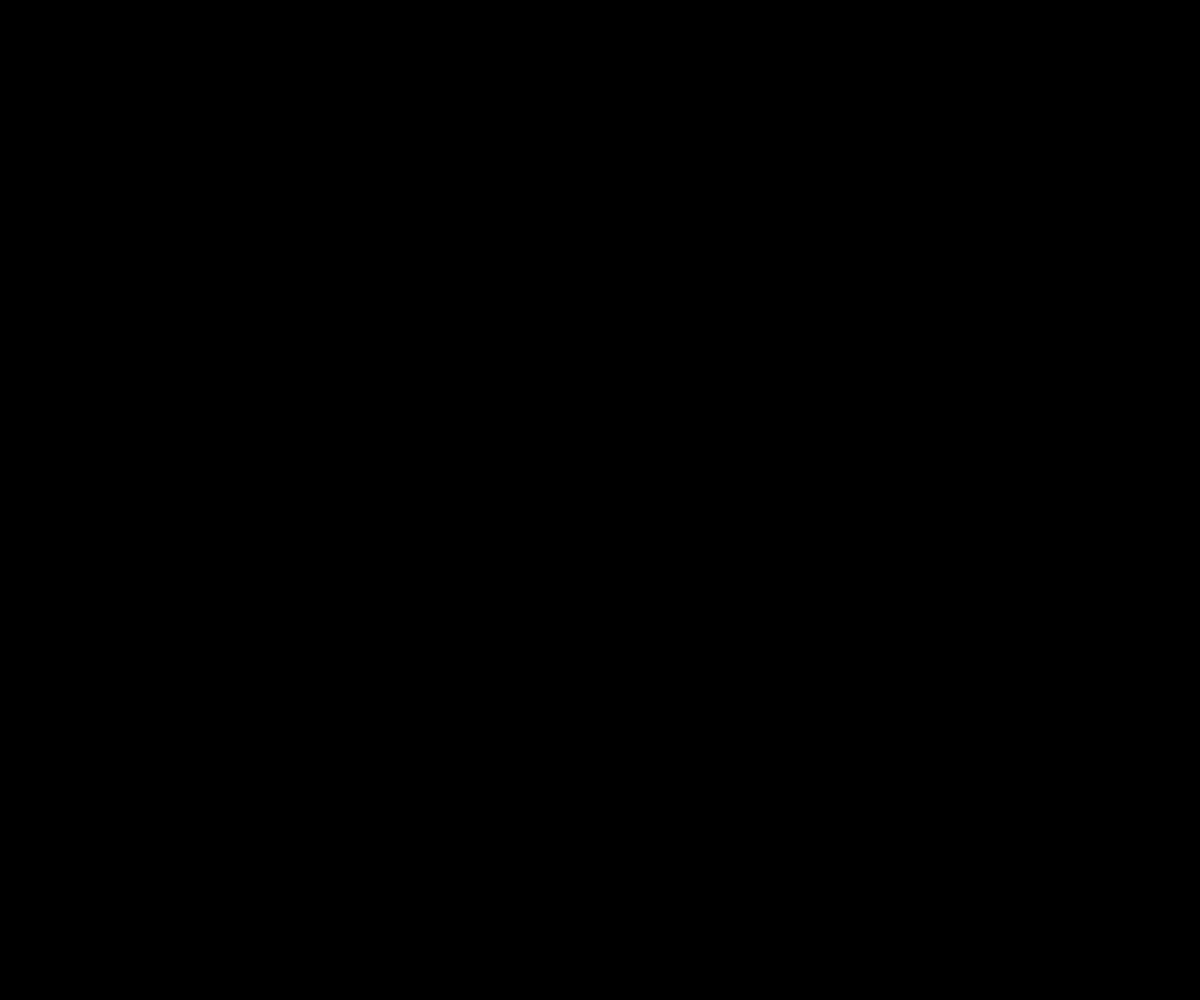
Frame 1 (no input)
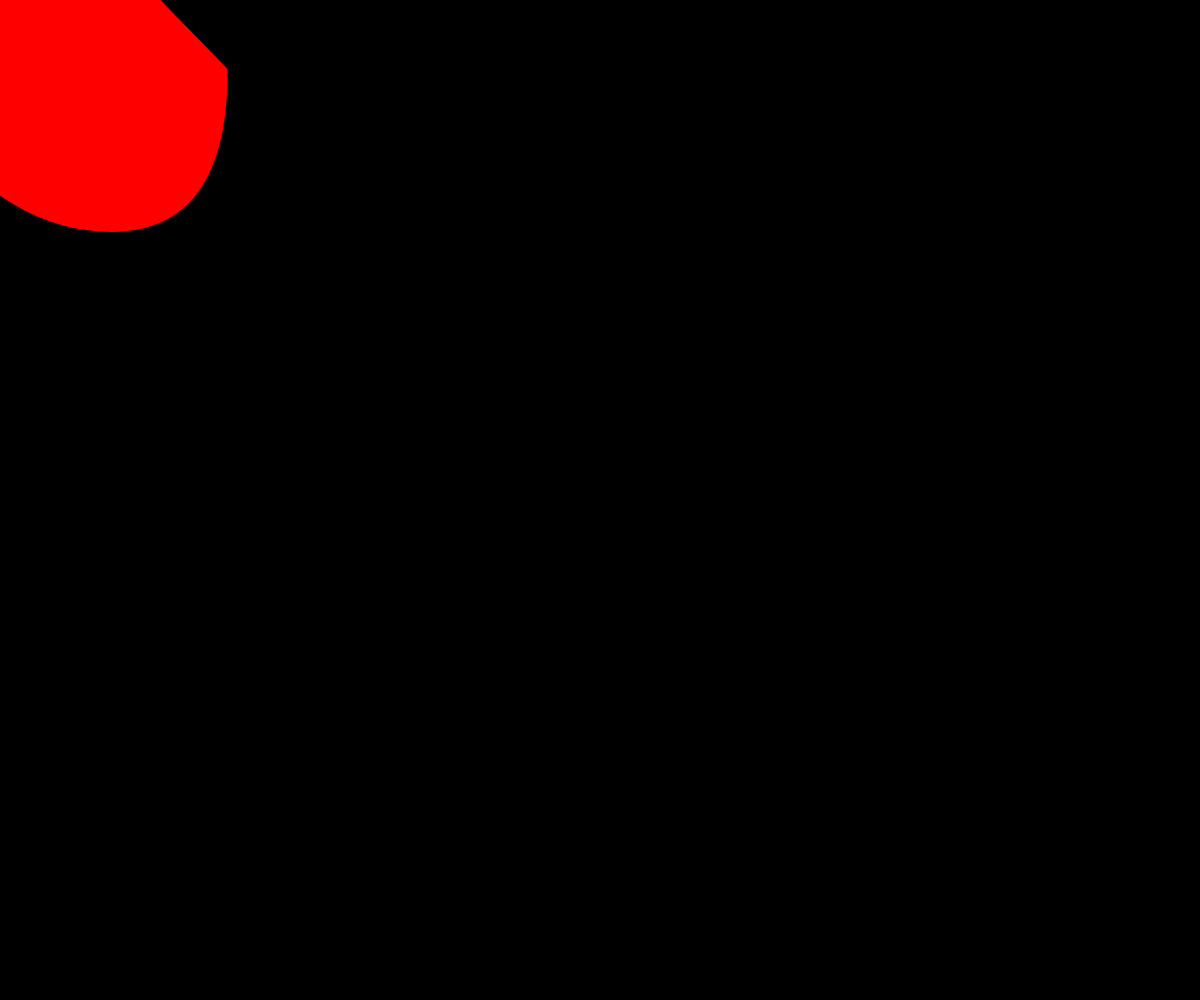
Frame 60 (no input)
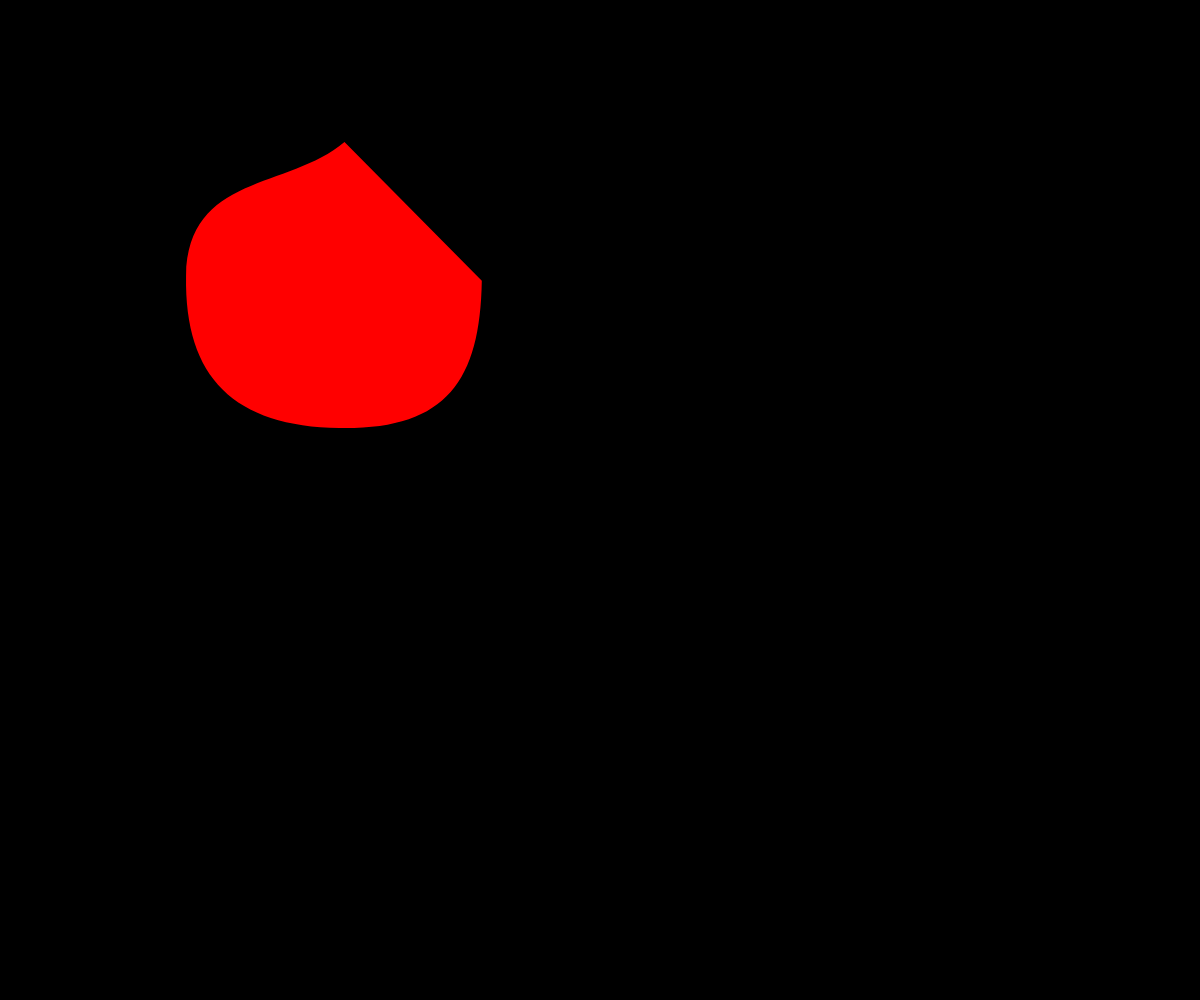
Frame 120 (the mouse pressed at the canvas centre since frame 60)

The p5.js sketch that drew these frames (run headless with seeded random() and noise() and a simulated clock; from frame 60 on, the mouse is pressed at the canvas centre):

// p5.js sketch
// ── sketch.js

// https://editor.p5js.org/jht9629-nyu/sketches/vBGuTcWj6
// Source: https://p5js.org/examples/math-and-physics-soft-body/
// Created by Ira Greenberg. Revised by Darren Kessner. From 2024 onwards, edited and maintained by p5.js Contributors and Processing Foundation. Licensed under CC BY-NC-SA 4.0.


// Declare variables for the physics calculations
// My comments: These are global variables for later usage which could save more tiem to do the calculation and clearify all the relations between the datas. These especially are for physics calculation later in the code.
let centerX = 0.0;
let centerY = 0.0;
let radius = 145;
let rotAngle = -90;
let accelX = 0.0;
let accelY = 0.0;
let deltaX = 0.0;
let deltaY = 0.0;
// My question: Why is springing set to such a small value (0.0009)? What happens if you make it larger?
// I tried to make the number bigger, and it turned out to be very exaggerated.
let springing = 0.0009;
let damping = 0.98;

// Declare variables for specifying vertex locations
// My comments: Same thing, global variables, mosly are arrays that can be used later for vertex locations variations.
let nodes = 4;
let nodeStartX = [];
let nodeStartY = [];
let nodeX = [];
let nodeY = [];
let angle = [];
let frequency = [];

// Declare the variable for the curve tightness
let organicConstant = 1.0;

function setup() {
  createCanvas(windowWidth, windowHeight);

  // Start in the center of the canvas
  // My comments: The star is going to start from the center of the canvas.
  centerX = width / 2;
  centerY = height / 2;

  // Initialize arrays to 0
  for (let i = 0; i < nodes; i++) {
    nodeStartX[i] = 0;
    nodeStartY[i] = 0;
    nodeX[i] = 0;
    nodeY[i] = 0;
    angle[i] = 0;
  }

  // Initialize frequencies for corner nodes
  for (let i = 0; i < nodes; i++) {
    frequency[i] = random(5, 12);
  }

  noStroke();
  angleMode(DEGREES);
}

function draw() {
  // Use alpha blending for fade effect
  // My comments: Making the lagging effect for the star. Some of his track will show behind but fading.
  // background(0, 50);
  background(0);

  // Draw and move the shape
  // My comments: Call the functions that are created behind.
  drawShape();
  moveShape();
}

function drawShape() {
  // Calculate node starting locations
  // My comments:Place each node(5 in total) evenly around a circle.
  for (let i = 0; i < nodes; i++) {
    nodeStartX[i] = centerX + cos(rotAngle) * radius;
    nodeStartY[i] = centerY + sin(rotAngle) * radius;
    rotAngle += 360.0 / nodes;
  }

  // Draw the polygon
  curveTightness(organicConstant);
  // My comments: Let the color gradually changing from red to yellow and yellow to red, but depending on the stableness of the star, when it's fast, it turns more red, when its more stable, it turns more yellow.
  let shapeColor = lerpColor(color('red'), color('yellow'), organicConstant);
  fill(shapeColor);

  // My comments: Draw a margin for the star connecting the nodes.
  beginShape();
  for (let i = 0; i < nodes; i++) {
    curveVertex(nodeX[i], nodeY[i]);
  }
  endShape(CLOSE);
}

function moveShape() {
  // Move center point
  deltaX = mouseX - centerX;
  deltaY = mouseY - centerY;

  // Create springing effect
  deltaX *= springing;
  deltaY *= springing;
  accelX += deltaX;
  accelY += deltaY;

  // Move center
  // My comments: When mouse move to the other place, it's gonna chase it do accelaration
  centerX += accelX;
  centerY += accelY;

  // Slow down springing
  // My comments: When it's approching and getting close to the mouse position, its gonna slow down.
  accelX *= damping;
  accelY *= damping;

  // Change curve tightness based on the overall acceleration;
  // use abs() to avoid dependence on direction of acceleration
  // My comment: Detect the speed?
  // My quesiton: Why does the code use abs() when calculating organicConstant? What would go wrong without it?
  organicConstant = 1 - (abs(accelX) + abs(accelY)) * 0.1;

  // Move nodes
  // My comments: Offsets each node from its original even position using a sine wave. Each nodes has their own frequency, so they wobble independently when the star moving around.
  for (let i = 0; i < nodes; i++) {
    nodeX[i] = nodeStartX[i] + sin(angle[i]) * (accelX * 2);
    nodeY[i] = nodeStartY[i] + sin(angle[i]) * (accelY * 2);
    angle[i] += frequency[i];
  }
}
